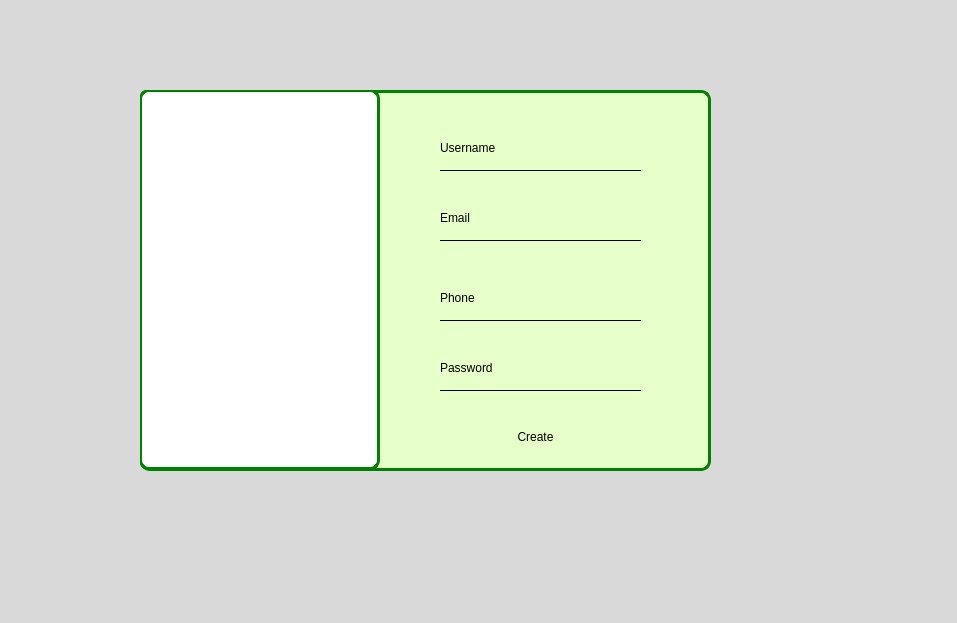
<?xml version="1.0" encoding="UTF-8"?>
<ui version="4.0">
 <class>NewAcc</class>
 <widget class="QDialog" name="NewAcc">
  <property name="geometry">
   <rect>
    <x>0</x>
    <y>0</y>
    <width>957</width>
    <height>623</height>
   </rect>
  </property>
  <property name="windowTitle">
   <string>Dialog</string>
  </property>
  <property name="styleSheet">
   <string notr="true">/*-----QWidget-----*/
QWidget
{
	background-color: #D9D9D9;
	color: black;
	border-color: #000000;
   

}

QTAbWidget::pressed{
    border-color:green;
}





/*-----QLabel-----*/
QLabel
{
	background-color: transparent;
	color: black;
	font-weight: normal;
	border-color: #000000;
    border-radius:10px ;

}

#oublie{
    background-color: transparent;
    color: #737373;
     text-decoration: underline;
    
}

#oublie::hover{
   color:white ;
}


/*-----QPushButton-----*/
QPushButton
{
	background-color: #E7FFC8;
	color: black;
	font-weight: normal;
	border-radius: 15px;
	padding: 5px;

}


QPushButton::hover
{
	border: 2px solid  #3CA936 ;
   font-weight: Bold ;

}


QPushButton::pressed
{
	border:#3CA936 ;
   font-weight: Bold

}


/*-----QToolButton-----*/
QToolButton
{
	background-color: transparent;
	color: #000000;
	border-style: solid;
	border-color: #000000;

}


QToolButton::hover
{
	background-color: #d10000;
	color: #000000;
	border-radius: 15px;
	border-color: #d10000;

}


QToolButton::pressed
{
	background-color: #d10000;
	color: #000000;
	border-style: solid;
	border-width: 0px;

}


/*-----QLineEdit-----*/
QLineEdit{
    border: none;
    background: transparent;
    border-bottom: 1px solid black;

}

QLineEdit::placeholder{
   

}


/*-----QCheckBox-----*/
QCheckBox
{
	background-color: transparent;
	color: #b9b9bb;
	font-weight: bold;

}


QCheckBox::indicator
{
    color: #b1b1b1;
    background-color: #00111d;
    border: 1px solid #d10000;
    width: 12px;
    height: 12px;

}


QCheckBox::indicator:checked
{
    image:url(&quot;./ressources/check.png&quot;); /*To replace*/
	background-color: #d10000;
    border: 1px solid #d10000;

}


QCheckBox::indicator:unchecked:hover
{
    border: 1px solid #ff0000;

}


QCheckBox::disabled
{
	color: #656565;

}


QCheckBox::indicator:disabled
{
	background-color: #656565;
	color: #656565;
    border: 1px solid #656565;

}




#acc{
   background-color: #E7FFC8;
   border-radius: 10px ;
   border: 3px solid green ;
}

#vide{
    background-color: white;
     border-radius: 10px ;
     border: 3px solid green ;

}

</string>
  </property>
  <widget class="QGroupBox" name="acc">
   <property name="geometry">
    <rect>
     <x>140</x>
     <y>90</y>
     <width>571</width>
     <height>381</height>
    </rect>
   </property>
   <property name="title">
    <string/>
   </property>
   <widget class="QGroupBox" name="vide">
    <property name="geometry">
     <rect>
      <x>-1</x>
      <y>-1</y>
      <width>241</width>
      <height>381</height>
     </rect>
    </property>
    <property name="title">
     <string/>
    </property>
   </widget>
   <widget class="QLineEdit" name="user">
    <property name="geometry">
     <rect>
      <x>300</x>
      <y>60</y>
      <width>201</width>
      <height>21</height>
     </rect>
    </property>
   </widget>
   <widget class="QLineEdit" name="email">
    <property name="geometry">
     <rect>
      <x>300</x>
      <y>130</y>
      <width>201</width>
      <height>21</height>
     </rect>
    </property>
   </widget>
   <widget class="QLineEdit" name="phone">
    <property name="geometry">
     <rect>
      <x>300</x>
      <y>210</y>
      <width>201</width>
      <height>21</height>
     </rect>
    </property>
   </widget>
   <widget class="QLineEdit" name="password">
    <property name="geometry">
     <rect>
      <x>300</x>
      <y>280</y>
      <width>201</width>
      <height>21</height>
     </rect>
    </property>
   </widget>
   <widget class="QLabel" name="label">
    <property name="geometry">
     <rect>
      <x>300</x>
      <y>50</y>
      <width>71</width>
      <height>16</height>
     </rect>
    </property>
    <property name="text">
     <string>Username</string>
    </property>
   </widget>
   <widget class="QLabel" name="label_2">
    <property name="geometry">
     <rect>
      <x>300</x>
      <y>120</y>
      <width>71</width>
      <height>16</height>
     </rect>
    </property>
    <property name="text">
     <string>Email</string>
    </property>
   </widget>
   <widget class="QLabel" name="label_3">
    <property name="geometry">
     <rect>
      <x>300</x>
      <y>200</y>
      <width>71</width>
      <height>16</height>
     </rect>
    </property>
    <property name="text">
     <string>Phone</string>
    </property>
   </widget>
   <widget class="QLabel" name="label_4">
    <property name="geometry">
     <rect>
      <x>300</x>
      <y>270</y>
      <width>71</width>
      <height>16</height>
     </rect>
    </property>
    <property name="text">
     <string>Password</string>
    </property>
   </widget>
   <widget class="QPushButton" name="create">
    <property name="geometry">
     <rect>
      <x>340</x>
      <y>331</y>
      <width>111</width>
      <height>31</height>
     </rect>
    </property>
    <property name="text">
     <string>Create</string>
    </property>
   </widget>
  </widget>
 </widget>
 <resources/>
 <connections/>
</ui>
